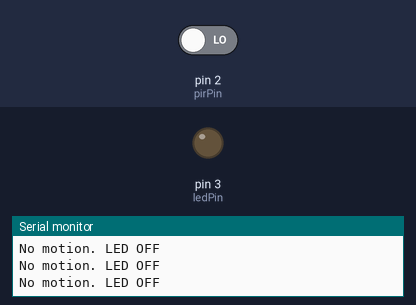
Bench run of a sketch on a simulated Arduino Uno, built with avr-gcc and run on an emulated ATmega328P. On the bench: output pins drawn as LEDs (lit = HIGH), the last lines printed to the serial monitor. The test bench sets the inputs (shaded band); at power-on: pin 2 (pirPin) LOW.

Above: at 1.2 s.
1.3 s: pin 2 (pirPin) driven HIGH
At 1.6 s:
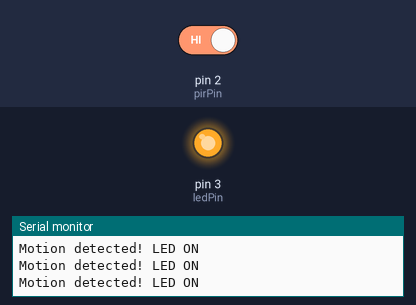
2.8 s: pin 2 (pirPin) driven LOW
At 4.0 s:
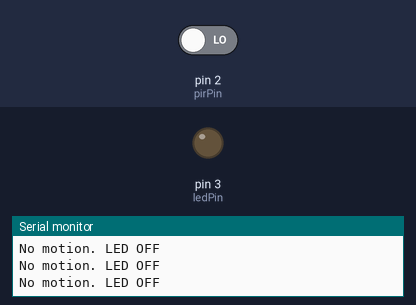
Timing chart, 0 to 5.8 s (numbered marks = the images above; inputs shaded):
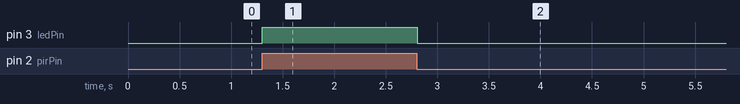

Measured:
- after the input at 1.3 s, pin 3 (ledPin): LOW → HIGH at once
- after the input at 2.8 s, pin 3 (ledPin): HIGH → LOW at once

The sketch:

motionsensor.ino
```cpp
// Define pins
const int pirPin = 2;  // PIR motion sensor connected to digital pin 2
const int ledPin = 3;  // LED connected to digital pin 3

void setup() {
    pinMode(pirPin, INPUT);  // Set PIR sensor as input
    pinMode(ledPin, OUTPUT); // Set LED as output
    Serial.begin(9600);      // Start serial communication for debugging
}

void loop() {
    int motionDetected = digitalRead(pirPin); // Read PIR sensor state

    if (motionDetected == HIGH) { // If motion is detected
        digitalWrite(ledPin, HIGH); // Turn on LED
        Serial.println("Motion detected! LED ON");
    } else {
        digitalWrite(ledPin, LOW); // Turn off LED
        Serial.println("No motion. LED OFF");
    }

    delay(100); // Small delay to avoid rapid changes
}
```
